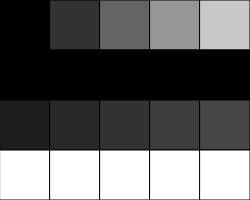
Frame 1 (no input)
Frame 60 (no input): identical to frame 1, image omitted
Frame 120 (the mouse pressed at the canvas centre since frame 60): identical to frame 1, image omitted

The p5.js sketch that drew this single still picture (run headless with seeded random() and noise() and a simulated clock; from frame 60 on, the mouse is pressed at the canvas centre):

// p5.js sketch
// ── sketch.js
// Puzzle Game Starter
// Mr. Scott
// April 23, 2024

let grid =
[ [0,     50,  100,  150,   200],
  [0,      0,    0,    0,   0],
  [30,    40,   50,   60,  70],
  [255,  255,  255,  255, 255]
];

let squareSize = 50;
const NUM_ROWS = 4; const NUM_COLS = 5;

function setup() {
  createCanvas(NUM_COLS * squareSize, NUM_ROWS * squareSize);
}

function draw() {
  background(220);
  drawGrid();
}

function drawGrid(){
  // Read data from our 2D Array (grid), and use the 
  // numbers there to set the color for squares which are
  // arranged in a grid fashion.
  for(let y = 0; y<NUM_ROWS; y++){
    for(let x = 0; x<NUM_COLS; x++){
      let fillValue = grid[y][x];
      fill(fillValue);
      //             x:   0 ,   1,     2,    3,     4  
      //squareSize*x:     0     50    100    150    200
      square(x*squareSize, y*squareSize, squareSize);
    }  
  }
}
